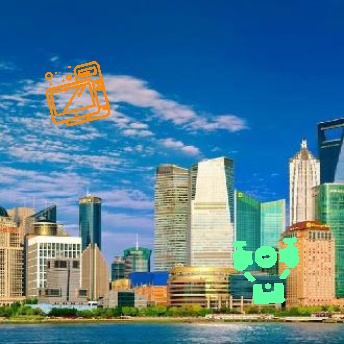
#> input picture 爬虫相关/ip_img/target_bg.png, 344 x 344 px, found by its file name
$ python test_jiaodian.py
#> lines starting #> are read from the running program, lines starting #| are printed output that depends on the picture; pictures that were not available may be replaced by others from this repository, and a replacement may not be noted
# Since the execution state was reset, we need to re-import the necessary library and re-define the function for SIFT detection and matching

import cv2
import numpy as np

def detect_and_match_sift(image1, image2):
    # Initialize SIFT detector
    sift = cv2.SIFT_create()

    # Find the keypoints and descriptors with SIFT in both images
    kp1, des1 = sift.detectAndCompute(image1, None)
    kp2, des2 = sift.detectAndCompute(image2, None)

    # BFMatcher with default params
    bf = cv2.BFMatcher()
    matches = bf.knnMatch(des1, des2, k=2)

    # Apply ratio test to find good matches
    good = []
    for m, n in matches:
        if m.distance < 0.75 * n.distance:
            good.append([m])

    return kp1, kp2, good

# Load the images again
bg_image = cv2.imread('./ip_img/target_bg.png')
#> bg_image is the input picture: shape (344, 344, 3); mean B, G, R 147.7, 125.9, 82.5
icon_image = cv2.imread('./ip_img/target_icon.png')
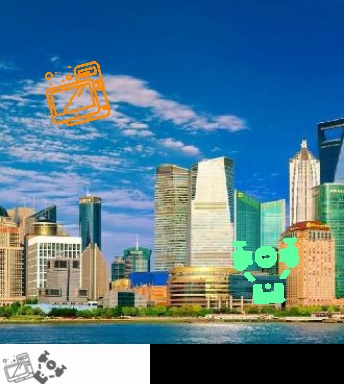
#> input picture 爬虫相关/ip_img/bg.png, 344 x 384 px, given in place of target_icon.png, which was not available
#> icon_image is the input picture: shape (384, 344, 3); mean B, G, R 143.2, 123.6, 84.7

# Convert images to grayscale
bg_gray = cv2.cvtColor(bg_image, cv2.COLOR_BGR2GRAY)
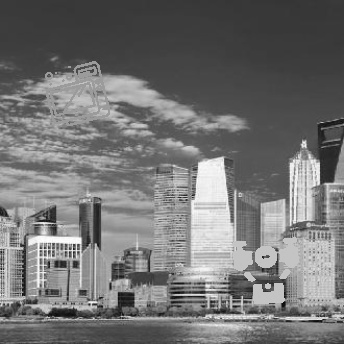
#> bg_gray: shape (344, 344); min 7, max 254, mean 115.4
icon_gray = cv2.cvtColor(icon_image, cv2.COLOR_BGR2GRAY)
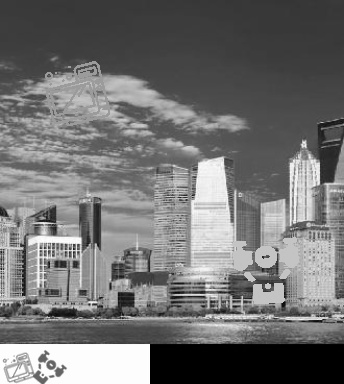
#> icon_gray: shape (384, 344); min 0, max 255, mean 114.2

# Detect and match keypoints
kp_bg, kp_icon, good_matches = detect_and_match_sift(bg_gray, icon_gray)
#> in detect_and_match_sift, `kp1, des1 = sift.detectAndCompute(image1, None)`: kp1 = 1138 keypoints; strongest (x, y, size): (320, 318, 2.3), (283, 304, 3.1), (94, 304, 1.8), (304, 144, 4.4)
#> in detect_and_match_sift, `kp2, des2 = sift.detectAndCompute(image2, None)`: kp2 = 1203 keypoints; strongest (x, y, size): (138, 356, 18), (59, 372, 5.3), (42, 358, 5.3), (320, 318, 2.3)
#> in detect_and_match_sift, `matches = bf.knnMatch(des1, des2, k=2)`: matches = 1138 matches
#> after the loop in detect_and_match_sift, `for m, n in matches:`: good = 1125 matches
#> kp_bg has the same summary as kp1 in detect_and_match_sift; kp_icon has the same summary as kp2 in detect_and_match_sift; good_matches = 1125 matches

# Draw matches
matched_image = cv2.drawMatchesKnn(bg_image, kp_bg, icon_image, kp_icon, good_matches, None, flags=2)
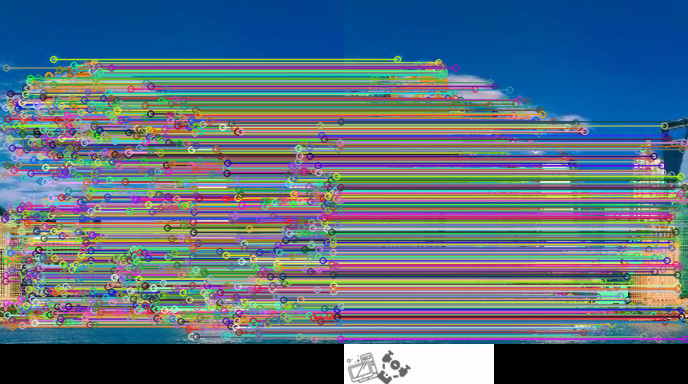
#> matched_image: shape (384, 688, 3); mean B, G, R 125.1, 109.3, 90.5

# Save and display the matched image
matched_image_path = './ip_img/sift_matched_image.png'
cv2.imwrite(matched_image_path, matched_image)

# matched_image_path, len(good_matches)  # Return the path and the number of good matches
